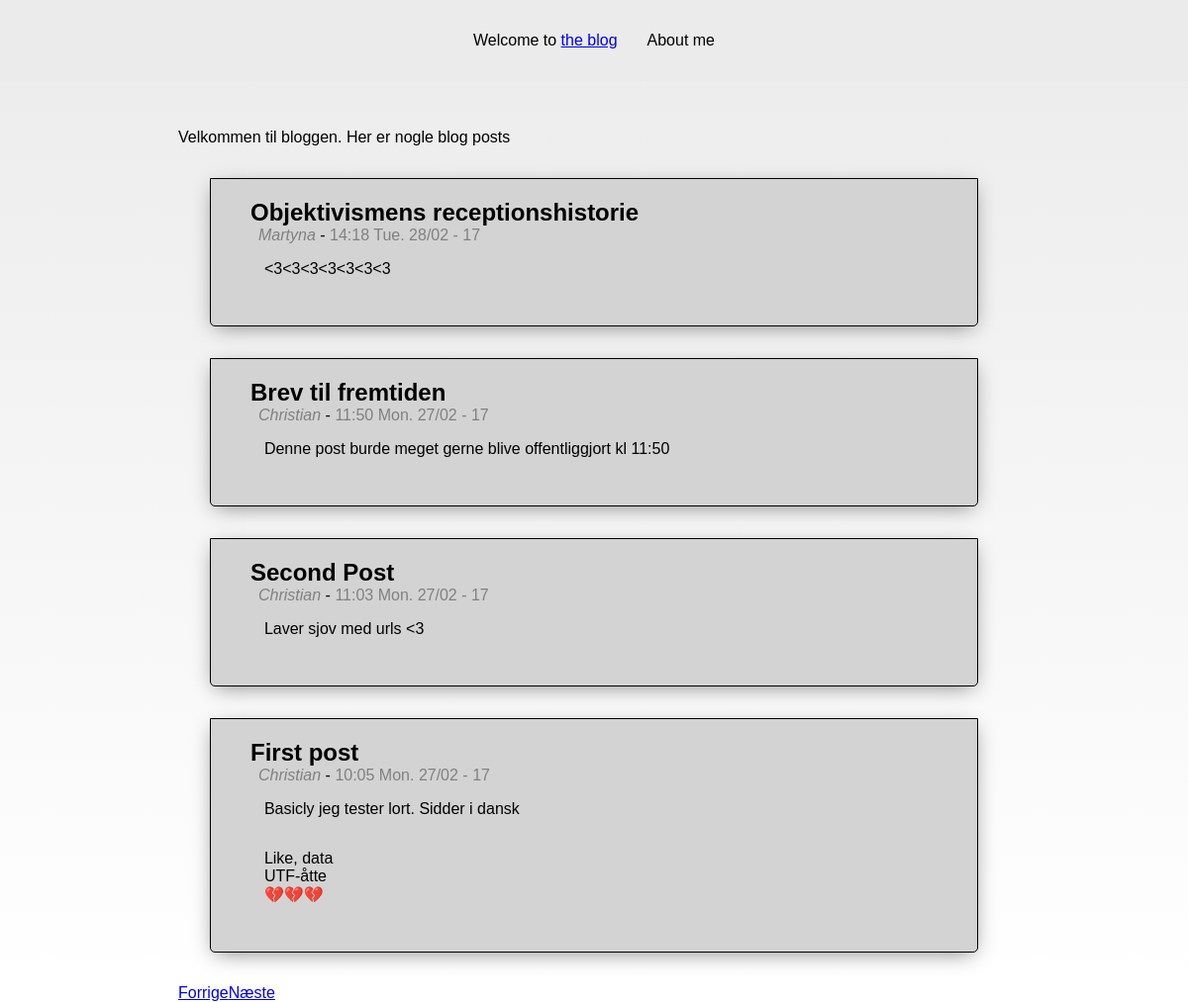
/page/1/, run on the app's committed database.
### back/models.py (models this page shows, shortened)
class Post(models.Model):
    postId = models.AutoField(primary_key=True)
    title = models.CharField(max_length=255)
    shortTitle = models.CharField(max_length=20)
    created = models.DateTimeField(editable=False)
    published=models.DateTimeField()
    body = models.TextField()
    shortBody = models.TextField(blank=True);
    author=models.ForeignKey('Author', on_delete=models.CASCADE, blank=True, default=1)
    class Meta:
        verbose_name = "Post"
        verbose_name_plural = "Posts"
        ordering = ['-published']

class Author(models.Model):
    name = models.CharField(max_length=100) #Fulde navn
    description = models.TextField(blank=True) #En personlig beskrivelse
    latest = models.IntegerField(blank=True, null=True) #Postid af den seneste indlæg
    class Meta:
        verbose_name = 'Author'
        verbose_name_plural = 'Authors'

### blog/views.py (the view)
# urls.py: url(r'^page/([\w ]+)', views.page ),
def page(request, page):
    try:
        page = int(page)#page is passed as a string
    except Exception as e:
        page = 0
    timeStamp = datetime.now()
    pFrom = page*postCount      #Slice from
    pTo   = (page+1)*postCount  #Slice to
    blogPosts = models.Post.objects.filter(published__lt=timeStamp)[pFrom:pTo]
    return render(request, 'page.html', {'posts' : blogPosts, 'page' : page})

### blog/templates/page.html
{% extends "masterview.html" %}
{% load mathfilters %}
{% block content %}
Velkommen til bloggen.
Her er nogle blog posts
{% for post in posts%}
    <div class="post">
    <h2 class="postTitle">{{post.title}}</h2>
    <span class='byline'><a href="/author/{{post.author.id}}"><i class="postAuthor">{{post.author.name}}</i></a> - <a href="/post/{{post.postId}}/{{post.shortTitle}}">{{ post.published|date:"H:i D. d/m - y" }}</a> </span>
    <div class="postBody">
        {{post.body|linebreaks}}
    </div>
    </div>
{% endfor %}
<div class="navigation">
    {% if page > 0 %}<a href="/page/{{page|sub:1}}">Forrige</a>{%endif%}<a href="/page/{{page|add:1}}/">Næste</a>
</div>
{% endblock %}

### blog/static/css/style.css (style rules this page uses)
html { height: 100% }
body { margin: 0; background: linear-gradient(to bottom, #ebebeb, white); height: 100%; overflow-x: hidden; background-repeat: no-repeat; font-family: sans-serif; }
.post { border: 1px solid black; margin: 2em; padding-left: 1em; background-color: lightgray; box-shadow: 0px 5px 20px -5px gray; border-bottom-left-radius: 5px; border-bottom-right-radius: 5px; }
.post .postTitle { padding-left: 1em; font-family: sans-serif; margin-bottom: 0; }
.post .byline { padding-left: 2em; }
.post .byline a { text-decoration: none; color: gray; }
.post .postBody { overflow-y: hidden; margin-bottom: 1em; }
.post .postBody p { word-wrap: break-word; padding: 0 10% 1em 5%; }

### data on the page
Post: title "Objektivismens receptionshistorie", author.name "Martyna", published "14:18 Tue. 28/02 - 17", body "<3<3<3<3<3<3<3"
Post: title "Brev til fremtiden", author.name "Christian", published "11:50 Mon. 27/02 - 17", body "Denne post burde meget gerne blive offentliggjort kl 11:50"
Post: title "Second Post", author.name "Christian", published "11:03 Mon. 27/02 - 17", body "Laver sjov med urls <3"
Post: title "First post", author.name "Christian", published "10:05 Mon. 27/02 - 17", body "Basicly jeg tester lort. Sidder i dansk Like, data UTF-åtte 💔💔💔"
